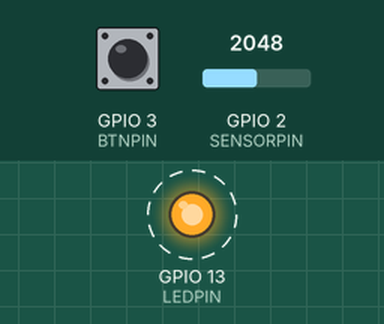
This program was run on a simulated ESP32-S3. Parts: output pins drawn as LEDs (lit = HIGH). Dashed ring = blinking. The inputs (shaded band) are chosen by the test bench; at power-on: GPIO 2 (SENSORPIN) = 2048, GPIO 3 (BTNPIN) LOW. What the program prints to the serial monitor is not drawn.

Above: at 10.8 s.
10.9 s: GPIO 2 (SENSORPIN) set to 522
20.9 s: GPIO 2 (SENSORPIN) set to 452
31.9 s: GPIO 2 (SENSORPIN) set to 1228
Timing chart, 0 to 47.9 s (numbered marks = the images above; inputs shaded):
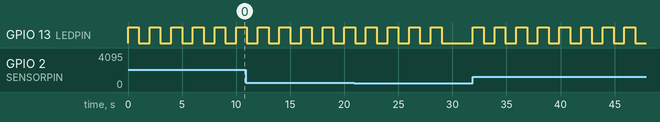

The program:

main.cpp
```cpp
#include <Arduino.h>

const byte SENSORPIN = 2;
const byte LEDPIN = 13;
const byte BTNPIN = 3;

int detectionValue = 500;
boolean disabled = false;

// put function declarations here:

void setup() {
  //pinModes
  pinMode(SENSORPIN, INPUT);
  pinMode(LEDPIN, OUTPUT);

  //serial stuff
  Serial.begin(115200);
  while(!Serial) {
    delay(100);
  }
  Serial.println("setup is done");

}

void loop() {
  if(digitalRead(BTNPIN) == HIGH) {
    disabled = !disabled;
  }
  if(analogRead(SENSORPIN) > detectionValue && disabled == false) {
    //call method
    flashLED(1000, 5);
    Serial.println("Smells Bad");
  } else {
    Serial.println("Smells ok");
  }
}

// put function definitions here:
int flashLED(int delayTime, int numTimes) {
  for(int i = 0; i < numTimes; i++) {
    digitalWrite(LEDPIN, HIGH);
    delay(delayTime);
    digitalWrite(LEDPIN, LOW);
    delay(delayTime);
  }
}
```

Measured:
- after the input at 31.9 s, GPIO 13 (LEDPIN): alternates HIGH for 1.0 s and LOW for 1.0 s, starting at once
- by itself, GPIO 13 (LEDPIN): alternates HIGH for 1.0 s and LOW for 1.0 s, 9 changes in all, then stays LOW
